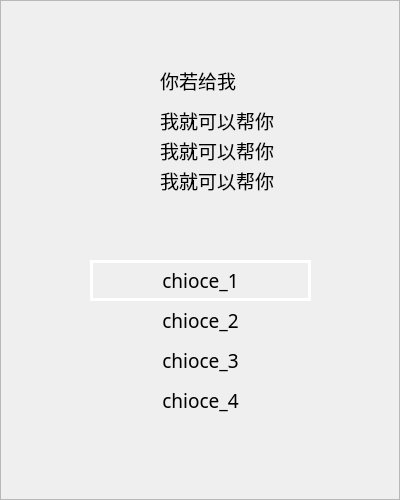
<?xml version="1.0" encoding="UTF-8"?>
<ui version="4.0">
 <class>selectwindow</class>
 <widget class="QWidget" name="selectwindow">
  <property name="geometry">
   <rect>
    <x>0</x>
    <y>0</y>
    <width>400</width>
    <height>500</height>
   </rect>
  </property>
  <property name="focusPolicy">
   <enum>Qt::StrongFocus</enum>
  </property>
  <property name="windowTitle">
   <string>Form</string>
  </property>
  <property name="styleSheet">
   <string notr="true">#selectwindow{
	border-image: url(:/background/res/background/dialogbg.png);}
#selectwindow *{}
</string>
  </property>
  <widget class="QFrame" name="frame">
   <property name="geometry">
    <rect>
     <x>0</x>
     <y>0</y>
     <width>400</width>
     <height>500</height>
    </rect>
   </property>
   <property name="styleSheet">
    <string notr="true">#frame{
	border-image: url(:/background/res/background/dialogbg.png);}
#frame *{}</string>
   </property>
   <property name="frameShape">
    <enum>QFrame::StyledPanel</enum>
   </property>
   <property name="frameShadow">
    <enum>QFrame::Raised</enum>
   </property>
   <widget class="QLabel" name="icon">
    <property name="geometry">
     <rect>
      <x>40</x>
      <y>80</y>
      <width>96</width>
      <height>96</height>
     </rect>
    </property>
    <property name="sizePolicy">
     <sizepolicy hsizetype="Fixed" vsizetype="Fixed">
      <horstretch>0</horstretch>
      <verstretch>0</verstretch>
     </sizepolicy>
    </property>
    <property name="styleSheet">
     <string notr="true">border-image: url(:/character/res/characters/fixedshop.png);</string>
    </property>
    <property name="text">
     <string/>
    </property>
   </widget>
   <widget class="QLabel" name="label_msg_3">
    <property name="geometry">
     <rect>
      <x>160</x>
      <y>130</y>
      <width>181</width>
      <height>41</height>
     </rect>
    </property>
    <property name="font">
     <font>
      <family>华文隶书</family>
      <pointsize>14</pointsize>
     </font>
    </property>
    <property name="text">
     <string>我就可以帮你</string>
    </property>
   </widget>
   <widget class="QLabel" name="label_choice_1">
    <property name="geometry">
     <rect>
      <x>90</x>
      <y>260</y>
      <width>221</width>
      <height>41</height>
     </rect>
    </property>
    <property name="font">
     <font>
      <family>华文隶书</family>
      <pointsize>14</pointsize>
     </font>
    </property>
    <property name="styleSheet">
     <string notr="true"/>
    </property>
    <property name="text">
     <string>chioce_1</string>
    </property>
    <property name="alignment">
     <set>Qt::AlignCenter</set>
    </property>
   </widget>
   <widget class="QLabel" name="label_msg_2">
    <property name="geometry">
     <rect>
      <x>160</x>
      <y>100</y>
      <width>181</width>
      <height>41</height>
     </rect>
    </property>
    <property name="font">
     <font>
      <family>华文隶书</family>
      <pointsize>14</pointsize>
     </font>
    </property>
    <property name="text">
     <string>我就可以帮你</string>
    </property>
   </widget>
   <widget class="QLabel" name="label_msg_4">
    <property name="geometry">
     <rect>
      <x>160</x>
      <y>160</y>
      <width>181</width>
      <height>41</height>
     </rect>
    </property>
    <property name="font">
     <font>
      <family>华文隶书</family>
      <pointsize>14</pointsize>
     </font>
    </property>
    <property name="text">
     <string>我就可以帮你</string>
    </property>
   </widget>
   <widget class="QGraphicsView" name="grapic_select">
    <property name="geometry">
     <rect>
      <x>90</x>
      <y>260</y>
      <width>221</width>
      <height>41</height>
     </rect>
    </property>
    <property name="palette">
     <palette>
      <active>
       <colorrole role="Base">
        <brush brushstyle="SolidPattern">
         <color alpha="0">
          <red>191</red>
          <green>64</green>
          <blue>64</blue>
         </color>
        </brush>
       </colorrole>
       <colorrole role="Window">
        <brush brushstyle="SolidPattern">
         <color alpha="0">
          <red>191</red>
          <green>64</green>
          <blue>64</blue>
         </color>
        </brush>
       </colorrole>
      </active>
      <inactive>
       <colorrole role="Base">
        <brush brushstyle="SolidPattern">
         <color alpha="0">
          <red>191</red>
          <green>64</green>
          <blue>64</blue>
         </color>
        </brush>
       </colorrole>
       <colorrole role="Window">
        <brush brushstyle="SolidPattern">
         <color alpha="0">
          <red>191</red>
          <green>64</green>
          <blue>64</blue>
         </color>
        </brush>
       </colorrole>
      </inactive>
      <disabled>
       <colorrole role="Base">
        <brush brushstyle="SolidPattern">
         <color alpha="0">
          <red>191</red>
          <green>64</green>
          <blue>64</blue>
         </color>
        </brush>
       </colorrole>
       <colorrole role="Window">
        <brush brushstyle="SolidPattern">
         <color alpha="0">
          <red>191</red>
          <green>64</green>
          <blue>64</blue>
         </color>
        </brush>
       </colorrole>
      </disabled>
     </palette>
    </property>
    <property name="focusPolicy">
     <enum>Qt::NoFocus</enum>
    </property>
    <property name="styleSheet">
     <string notr="true">border:3px solid #FFFFFF;</string>
    </property>
   </widget>
   <widget class="QLabel" name="label_choice_2">
    <property name="geometry">
     <rect>
      <x>90</x>
      <y>300</y>
      <width>221</width>
      <height>41</height>
     </rect>
    </property>
    <property name="font">
     <font>
      <family>华文隶书</family>
      <pointsize>14</pointsize>
     </font>
    </property>
    <property name="text">
     <string>chioce_2</string>
    </property>
    <property name="alignment">
     <set>Qt::AlignCenter</set>
    </property>
   </widget>
   <widget class="QLabel" name="label_choice_3">
    <property name="geometry">
     <rect>
      <x>90</x>
      <y>340</y>
      <width>221</width>
      <height>41</height>
     </rect>
    </property>
    <property name="font">
     <font>
      <family>华文隶书</family>
      <pointsize>14</pointsize>
     </font>
    </property>
    <property name="text">
     <string>chioce_3</string>
    </property>
    <property name="alignment">
     <set>Qt::AlignCenter</set>
    </property>
   </widget>
   <widget class="QLabel" name="label_choice_4">
    <property name="geometry">
     <rect>
      <x>90</x>
      <y>380</y>
      <width>221</width>
      <height>41</height>
     </rect>
    </property>
    <property name="font">
     <font>
      <family>华文隶书</family>
      <pointsize>14</pointsize>
     </font>
    </property>
    <property name="text">
     <string>chioce_4</string>
    </property>
    <property name="alignment">
     <set>Qt::AlignCenter</set>
    </property>
   </widget>
   <widget class="QLabel" name="label_msg">
    <property name="geometry">
     <rect>
      <x>160</x>
      <y>60</y>
      <width>181</width>
      <height>41</height>
     </rect>
    </property>
    <property name="font">
     <font>
      <family>华文隶书</family>
      <pointsize>14</pointsize>
     </font>
    </property>
    <property name="text">
     <string>你若给我</string>
    </property>
   </widget>
  </widget>
 </widget>
 <resources/>
 <connections/>
</ui>
